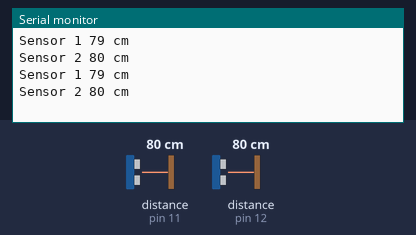
This sketch was run on a simulated Arduino Uno, built with avr-gcc and run on an emulated ATmega328P. Shown: the last lines printed to the serial monitor. Wiring (inferred from the names in the program): 2 × ultrasonic range finder: trigger pin 10, echo pin 11 / trigger pin 13, echo pin 12. The inputs (shaded band) are chosen by the test bench; at power-on: distance to the obstacle (sensors on pin 11, pin 12) 80 cm. The echo pulse lasts 58.3 µs per cm.

Above: at 1.8 s.
1.9 s: distance to the obstacle (sensor on pin 11) set to 2 cm
At 2.6 s:
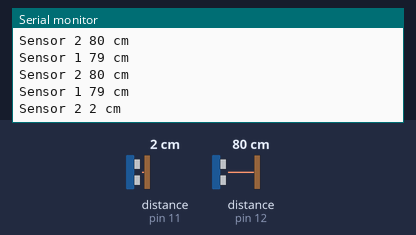
3.4 s: distance to the obstacle (sensor on pin 12) set to 2 cm
At 4.5 s:
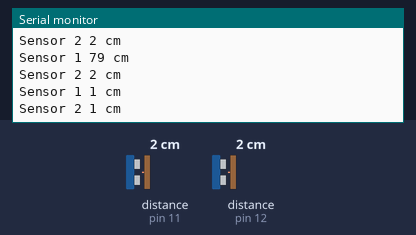
4.9 s: distance to the obstacle (sensor on pin 11) set to 4 cm
At 5.9 s:
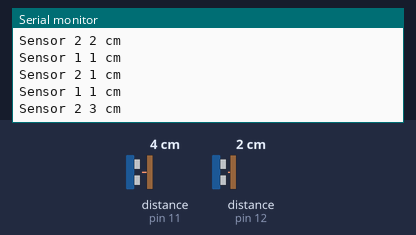
6.4 s: distance to the obstacle (sensor on pin 12) set to 4 cm
At 7.9 s:
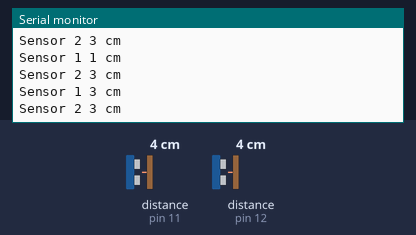
Timing chart, 0 to 8.9 s (numbered marks = the images above; inputs shaded):
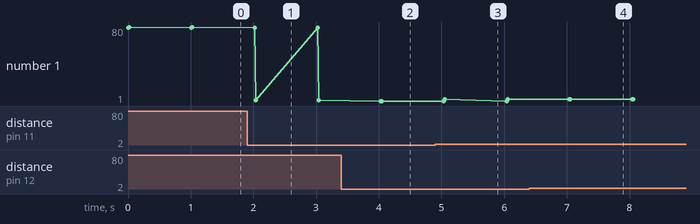

Measured:
- after the input at 1.9 s, the serial monitor: prints a new line after 0.14 s (image 1)
- after the input at 3.4 s, the serial monitor: prints a new line after 0.63 s (image 2)
- after the input at 4.9 s, the serial monitor: prints a new line after 0.15 s (image 3)
- after the input at 6.4 s, the serial monitor: prints a new line after 0.64 s (image 4)
- plotted number 1: 1 → 3 after the input at 4.9 s

The sketch:

_2ultrasonics.ino
```cpp
int trigPin = 13;
int echoPin = 12;
int trigPin2 = 10;
int echoPin2 = 11;


void setup() {
  Serial.begin (9600);
  pinMode(trigPin, OUTPUT);
  pinMode(echoPin, INPUT);
  pinMode(trigPin2, OUTPUT);
  pinMode(echoPin2, INPUT);
}

void sensor(int trigPin, int echoPin){
    long duration, distance;
  digitalWrite(trigPin, LOW);  // Added this line
  delayMicroseconds(2); // Added this line
  digitalWrite(trigPin, HIGH);
//  delayMicroseconds(1000); - Removed this line
  delayMicroseconds(10); // Added this line
  digitalWrite(trigPin, LOW);
  duration = pulseIn(echoPin, HIGH);
  distance = (duration/2) / 29.1;
      Serial.print(distance);
    Serial.println(" cm");

}

void loop() {
  Serial.print("Sensor 1 ");
  sensor(trigPin, echoPin);
  Serial.print("Sensor 2 ");
  sensor(trigPin2, echoPin2);
  delay(1000);
}
```
